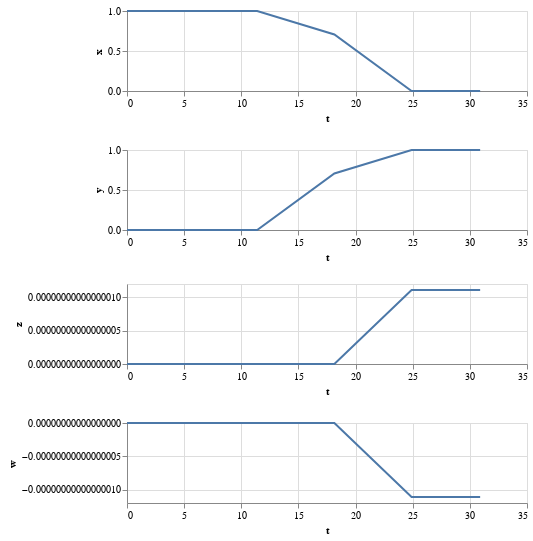

Notebook code cell kept with this figure:
### Markdown cell above
We can plot the orientation trajectory, too.  Here are the components of the quaternion over time.

### Code cell
data = dataframe(traj_R_G, traj_R_G.get_segment_times(), ['x','y','z','w'])
alt.vconcat(
  alt.Chart(data).mark_line().encode(x='t', y='x').properties(height=80),
  alt.Chart(data).mark_line().encode(x='t', y='y').properties(height=80),
  alt.Chart(data).mark_line().encode(x='t', y='z').properties(height=80),
  alt.Chart(data).mark_line().encode(x='t', y='w').properties(height=80)
)

### Figure 1 — Vega-Lite specification as saved in the notebook (floating-point values rounded to 4 significant figures)
{"config": {"view": {"continuousWidth": 400, "continuousHeight": 300}}, "vconcat": [{"mark": "line", "encoding": {"x": {"type": "quantitative", "field": "t"}, "y": {"type": "quantitative", "field": "x"}}, "height": 80}, {"mark": "line", "encoding": {"x": {"type": "quantitative", "field": "t"}, "y": {"type": "quantitative", "field": "y"}}, "height": 80}, {"mark": "line", "encoding": {"x": {"type": "quantitative", "field": "t"}, "y": {"type": "quantitative", "field": "z"}}, "height": 80}, {"mark": "line", "encoding": {"x": {"type": "quantitative", "field": "t"}, "y": {"type": "quantitative", "field": "w"}}, "height": 80}], "data": {"name": "data-286f86109ca22f5bc6e37b1dea04f323"}, "$schema": "https://vega.github.io/schema/vega-lite/v4.8.1.json", "datasets": {"data-286f86109ca22f5bc6e37b1dea04f323": [{"t": 0.0, "x": 1.0, "y": 0.0, "z": -0.0, "w": -0.0}, {"t": 5.391, "x": 1.0, "y": 0.0, "z": -0.0, "w": -0.0}, {"t": 7.391, "x": 1.0, "y": 0.0, "z": -0.0, "w": -0.0}, {"t": 9.391, "x": 1.0, "y": 0.0, "z": -0.0, "w": -0.0}, {"t": 11.39, "x": 1.0, "y": 0.0, "z": -0.0, "w": -0.0}, {"t": 18.15, "x": 0.7071, "y": 0.7071, "z": 0.0, "w": 0.0}, {"t": 24.9, "x": 0.0, "y": 1.0, "z": 1.11e-16, "w": -1.11e-16}, {"t": 26.9, "x": 0.0, "y": 1.0, "z": 1.11e-16, "w": -1.11e-16}, {"t": 28.9, "x": 0.0, "y": 1.0, "z": 1.11e-16, "w": -1.11e-16}, {"t": 30.9, "x": 0.0, "y": 1.0, "z": 1.11e-16, "w": -1.11e-16}]}}
